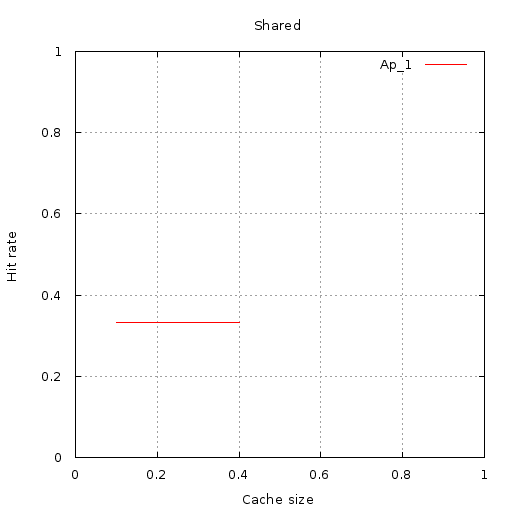

Reproduce this figure in gnuplot.
set terminal  png size 512,512 font 'Verdana, 10'
set title "Shared"
set output '//home//cat//Documents//CACHE//Results//PlotData//Shared//1496314293//HR_VS_SIZE//size_vs_hr.png'
set ylabel "Hit rate"
set yrange [0:1]
set xlabel "Cache size"
set xrange [0:1]
set grid xtics ytics
plot '//home//cat//Documents//CACHE//Results//PlotData//Shared//1496314293//HR_VS_SIZE//App_1.txt' using 1:2 with lines title 'Ap_1'
